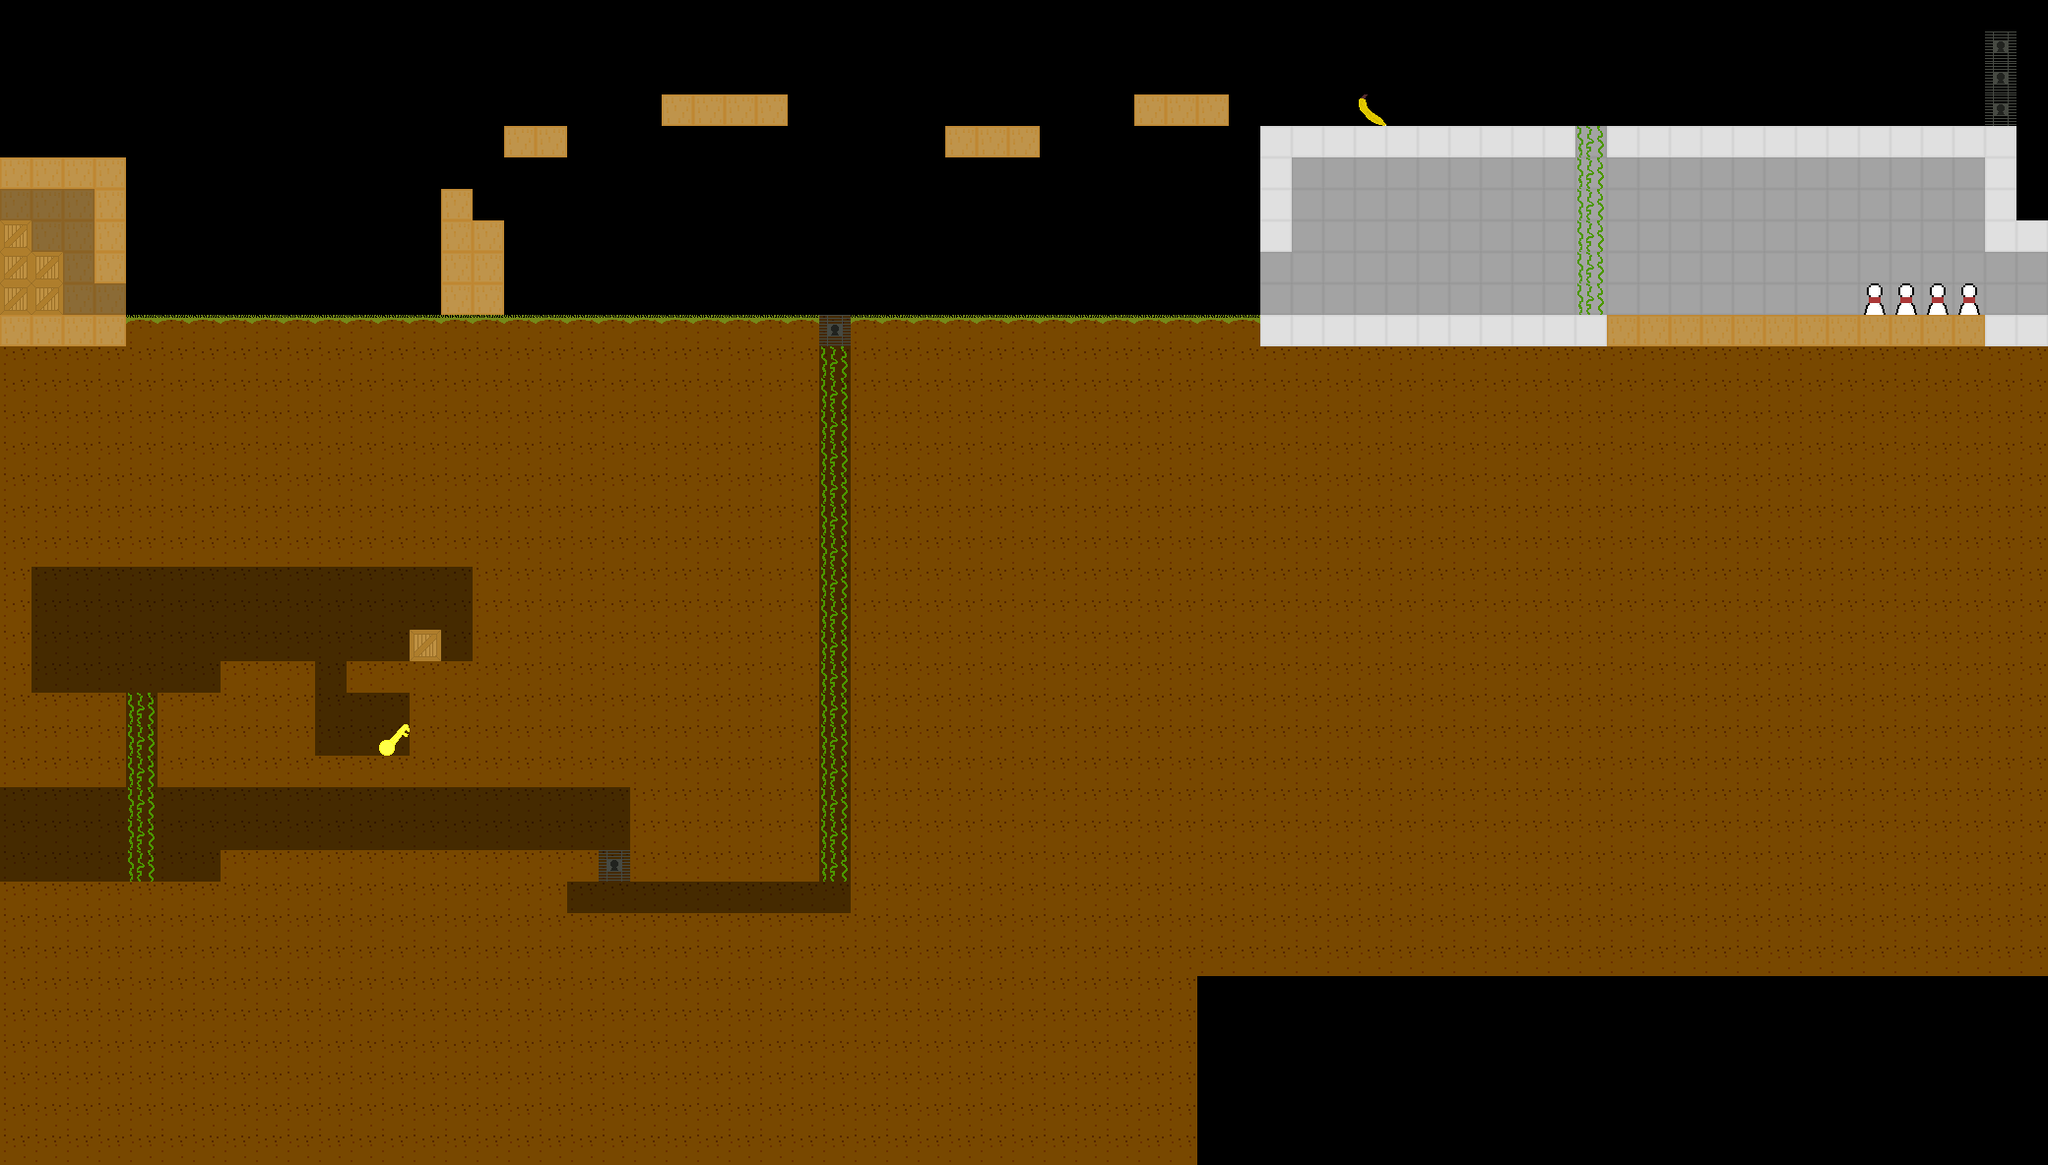

This is a level from a 2D game, rendered from its Tiled map with the project's own tilesets. A one-line summary and the map file follow, with tile-layer data summarised:
An orthogonal 65x37 tile map with 32x32 px tiles, 2 tile layers (background, collide).

<map version="1.0" orientation="orthogonal" width="65" height="37" tilewidth="32" tileheight="32">
 <tileset firstgid="1" name="tilemap" tilewidth="32" tileheight="32">
  <image source="../gfx/tilemap.png" width="320" height="64" />
 </tileset>
 <layer name="background" width="65" height="37">
  <data>[2405 cells, 275 non-empty, 4 distinct tile ids]</data>
 </layer>
 <layer name="collide" width="65" height="37">
  <data>[2405 cells, 1550 non-empty, 10 distinct tile ids]</data>
 </layer>
</map>